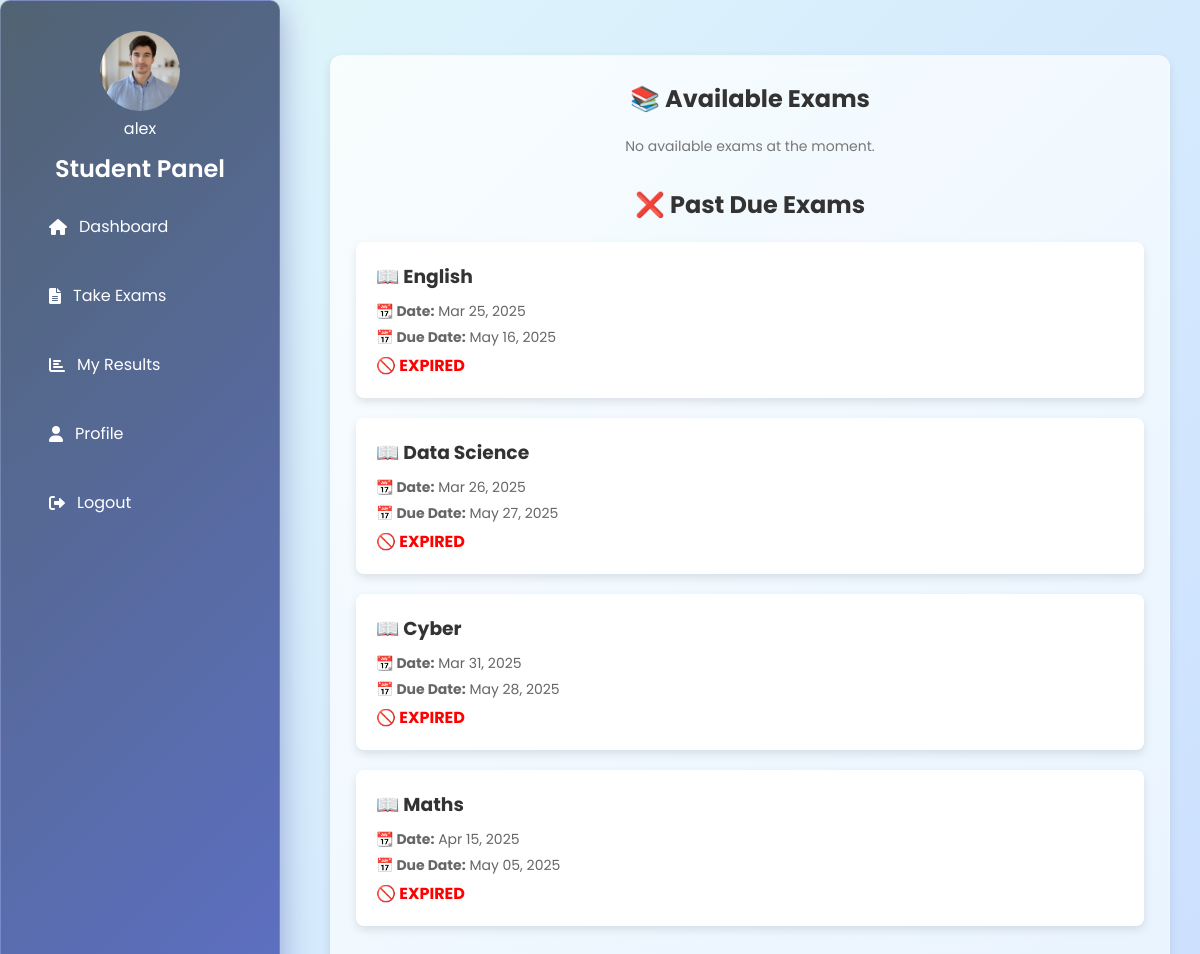
Page /studentdashboard/ (signed in) on the committed database.
### Exam/models.py (models this page shows, shortened)
class Profile(models.Model):
    USER_TYPES = [
        ('student', 'Student'),
        ('teacher', 'Teacher'),
    ]
    user = models.OneToOneField(User, on_delete=models.CASCADE, related_name="profile")
    user_type = models.CharField(max_length=10, choices=USER_TYPES, default='student')
    phone = models.CharField(max_length=15, null=True, blank=True)
    bio = models.TextField(null=True, blank=True)
    profile_picture = models.ImageField(upload_to='profile_pics/', null=True, blank=True)
    qualification = models.CharField(max_length=255, blank=True, null=True)
    experience = models.PositiveIntegerField(default=0)
    class Meta:
        verbose_name = "Profile"
        verbose_name_plural = "Profiles"

class Exam(models.Model):
    STATUS_CHOICES = [
        ('pending', 'Pending'),
        ('approved', 'Approved'),
        ('rejected', 'Rejected'),
    ]
    subject = models.CharField(max_length=255)
    time_limit = models.IntegerField()
    duration = models.IntegerField(null=True, blank=True)
    rules = models.TextField(default="No specific rules.")
    date = models.DateField()
    expiry_date = models.DateField(default=now)
    created_by = models.ForeignKey(User, on_delete=models.CASCADE, related_name="created_exams")
    created_at = models.DateTimeField(auto_now_add=True)
    updated_at = models.DateTimeField(auto_now=True)  # ✅ Track modifications
    passing_grade = models.IntegerField(default=50)
    approval_status = models.CharField(
        max_length=10,
        choices=STATUS_CHOICES,
        default='pending'
    )

### Exam/views.py (the view)
# urls.py: path('studentdashboard/', views.studentdashboard, name='studentdashboard'),
@login_required(login_url='studentlogin')
def studentdashboard(request):
    student = request.user
    exams = Exam.objects.filter(approval_status="approved", expiry_date__gte=now()) \
                        .annotate(total_marks=Sum('questions__marks'))
    expired_exams = Exam.objects.filter(approval_status="approved", expiry_date__lt=now()) \
                               .annotate(total_marks=Sum('questions__marks'))
    return render(request, 'studentdashboard.html', {
        'exams': exams,
        'expired_exams': expired_exams
    })

### Exam/templates/studentdashboard.html (shortened to what this page needs)
<!DOCTYPE html>
<html lang="en">
<head>
    <link rel="stylesheet" href="https://cdnjs.cloudflare.com/ajax/libs/font-awesome/6.0.0/css/all.min.css">
</head>
<body>
    <div class="sidebar">
        {% if request.user.profile.profile_picture %}
            <img src="{{ request.user.profile.profile_picture.url }}" alt="Profile Picture" class="profile-picture">
        {% endif %}
        <div class="sidebar-username">{{ request.user.username }}</div>
        <h2>Student Panel</h2>
        <ul>
            <li><a href="{% url 'studentdashboard' %}"><i class="fas fa-home"></i> Dashboard</a></li>
            <li><a href="{% url 'available_exam' %}"><i class="fas fa-file-alt"></i> Take Exams</a></li>
            <li><a href="{% url 'my_results' %}"><i class="fas fa-chart-bar"></i> My Results</a></li>
            <li><a href="{% url 'student_profile' %}"><i class="fas fa-user"></i> Profile</a></li>
            <li><a href="{% url 'user_logout' %}"><i class="fas fa-sign-out-alt"></i> Logout</a></li>
        </ul>
    </div>
    <div class="main-content">
        <div class="container">
            <div class="exam-section">
                <h2>📚 Available Exams</h2>
                {% if exams %}
                    {% for exam in exams %}
                        <div class="card">
                            <h3>📖 {{ exam.subject }}</h3>
                            <p><strong>📆 Date:</strong> {{ exam.date|date:"M d, Y" }}</p>
                            <p><strong>📅 Due Date:</strong> {{ exam.expiry_date|date:"M d, Y" }}</p>
                            <p><strong>🎯 Total Marks:</strong> {{ exam.total_marks }}</p>
                        </div>
                    {% endfor %}
                {% else %}
                    <p class="empty-message">No available exams at the moment.</p>
                {% endif %}
            </div>
            <div class="exam-section">
                <h2>❌ Past Due Exams</h2>
                {% if expired_exams %}
                    {% for exam in expired_exams %}
                        <div class="card">
                            <h3>📖 {{ exam.subject }}</h3>
                            <p><strong>📆 Date:</strong> {{ exam.date|date:"M d, Y" }}</p>
                            <p><strong>📅 Due Date:</strong> {{ exam.expiry_date|date:"M d, Y" }}</p>
                            <span class="expired">🚫 EXPIRED</span>
                        </div>
                    {% endfor %}
                {% else %}
                    <p class="empty-message">No past due exams available.</p>
                {% endif %}
            </div>
        </div>
    </div>
</body>
</html>

### Exam/templates/studentdashboard.html (style rules this page uses)
* { margin: 0; padding: 0; box-sizing: border-box; font-family: 'Poppins', sans-serif; }
body { display: flex; min-height: 100vh; background: linear-gradient(135deg, #e0f7fa, #cce0ff); }
.sidebar { width: 280px; background: linear-gradient(135deg, rgba(44, 62, 80, 0.8), rgba(63, 81, 181, 0.8)); color: white; padding: 30px; position: fixed; height: 100%; display: flex; flex-direction: column; backdrop-filter: blur(10px); box-shadow: 0 8px 32px 0 rgba(31, 38, 135, 0.37); border-radius: 10px; border: 1px solid rgba(255, 255, 255, 0.18); }
.sidebar h2 { text-align: center; margin-bottom: 10px; font-size: 24px; font-weight: 600; color: white; }
.sidebar ul { list-style: none; padding: 0; flex-grow: 1; }
.sidebar ul li { padding: 18px; transition: 0.3s; border-radius: 8px; margin-bottom: 8px; }
.sidebar ul li a { text-decoration: none; color: white; display: flex; align-items: center; gap: 12px; font-size: 16px; }
.main-content { margin-left: 300px; padding: 30px; flex-grow: 1; }
.container { background: linear-gradient(135deg, rgba(255, 255, 255, 0.8), rgba(240, 248, 255, 0.8)); padding: 25px; border-radius: 12px; box-shadow: 0 4px 10px rgba(0, 0, 0, 0.1); margin-top: 25px; backdrop-filter: blur(10px); border: 1px solid rgba(255, 255, 255, 0.18); }
h2 { color: #333; text-align: center; margin-bottom: 20px; font-size: 24px; }
.card { background: white; border-radius: 8px; box-shadow: 0 4px 8px rgba(0, 0, 0, 0.1); padding: 20px; margin-bottom: 20px; transition: transform 0.3s ease-in-out; }
.card h3 { margin-bottom: 10px; color: #333; }
.card p { font-size: 14px; color: #666; margin-bottom: 5px; }
.empty-message { text-align: center; font-size: 14px; color: #777; margin-top: 10px; }
.expired { color: red; font-weight: bold; }
.exam-section { margin-bottom: 30px; }
.profile-picture { width: 80px; height: 80px; border-radius: 50%; object-fit: cover; margin-bottom: 5px; margin-left: auto; margin-right: auto; }
.sidebar-username { text-align: center; font-size: 16px; margin-bottom: 10px; }

### rows in the picture
Exam: subject "English", date "Mar 25, 2025", expiry_date "May 16, 2025"
Exam: subject "Data Science", date "Mar 26, 2025", expiry_date "May 27, 2025"
Exam: subject "Cyber", date "Mar 31, 2025", expiry_date "May 28, 2025"
Exam: subject "Maths", date "Apr 15, 2025", expiry_date "May 05, 2025"

### other values in the picture
{{ request.user.username }} "alex"
